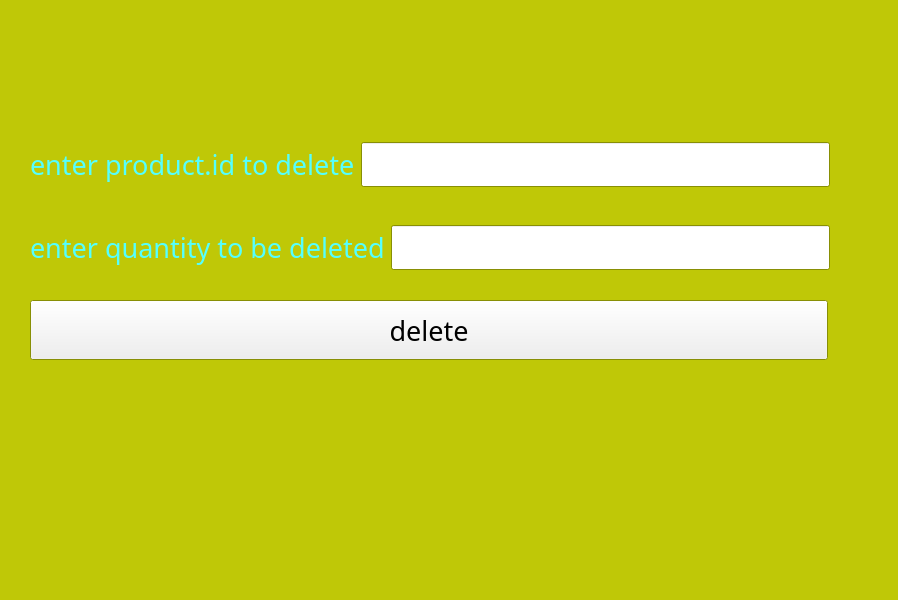
<?xml version="1.0" encoding="UTF-8"?>
<ui version="4.0">
 <class>MainWindow</class>
 <widget class="QMainWindow" name="MainWindow">
  <property name="geometry">
   <rect>
    <x>0</x>
    <y>0</y>
    <width>898</width>
    <height>600</height>
   </rect>
  </property>
  <property name="palette">
   <palette>
    <active>
     <colorrole role="WindowText">
      <brush brushstyle="SolidPattern">
       <color alpha="255">
        <red>85</red>
        <green>255</green>
        <blue>255</blue>
       </color>
      </brush>
     </colorrole>
     <colorrole role="Base">
      <brush brushstyle="SolidPattern">
       <color alpha="255">
        <red>255</red>
        <green>255</green>
        <blue>255</blue>
       </color>
      </brush>
     </colorrole>
     <colorrole role="Window">
      <brush brushstyle="SolidPattern">
       <color alpha="255">
        <red>191</red>
        <green>200</green>
        <blue>7</blue>
       </color>
      </brush>
     </colorrole>
    </active>
    <inactive>
     <colorrole role="WindowText">
      <brush brushstyle="SolidPattern">
       <color alpha="255">
        <red>85</red>
        <green>255</green>
        <blue>255</blue>
       </color>
      </brush>
     </colorrole>
     <colorrole role="Base">
      <brush brushstyle="SolidPattern">
       <color alpha="255">
        <red>255</red>
        <green>255</green>
        <blue>255</blue>
       </color>
      </brush>
     </colorrole>
     <colorrole role="Window">
      <brush brushstyle="SolidPattern">
       <color alpha="255">
        <red>191</red>
        <green>200</green>
        <blue>7</blue>
       </color>
      </brush>
     </colorrole>
    </inactive>
    <disabled>
     <colorrole role="WindowText">
      <brush brushstyle="SolidPattern">
       <color alpha="255">
        <red>120</red>
        <green>120</green>
        <blue>120</blue>
       </color>
      </brush>
     </colorrole>
     <colorrole role="Base">
      <brush brushstyle="SolidPattern">
       <color alpha="255">
        <red>191</red>
        <green>200</green>
        <blue>7</blue>
       </color>
      </brush>
     </colorrole>
     <colorrole role="Window">
      <brush brushstyle="SolidPattern">
       <color alpha="255">
        <red>191</red>
        <green>200</green>
        <blue>7</blue>
       </color>
      </brush>
     </colorrole>
    </disabled>
   </palette>
  </property>
  <property name="font">
   <font>
    <family>Calibri Light</family>
    <pointsize>20</pointsize>
   </font>
  </property>
  <property name="windowTitle">
   <string>MainWindow</string>
  </property>
  <widget class="QWidget" name="centralwidget">
   <widget class="QPushButton" name="delb">
    <property name="geometry">
     <rect>
      <x>30</x>
      <y>300</y>
      <width>798</width>
      <height>60</height>
     </rect>
    </property>
    <property name="text">
     <string>delete</string>
    </property>
   </widget>
   <widget class="QWidget" name="">
    <property name="geometry">
     <rect>
      <x>30</x>
      <y>110</y>
      <width>800</width>
      <height>194</height>
     </rect>
    </property>
    <layout class="QVBoxLayout" name="verticalLayout">
     <item>
      <layout class="QHBoxLayout" name="horizontalLayout">
       <item>
        <widget class="QLabel" name="label">
         <property name="palette">
          <palette>
           <active>
            <colorrole role="Text">
             <brush brushstyle="SolidPattern">
              <color alpha="255">
               <red>255</red>
               <green>85</green>
               <blue>0</blue>
              </color>
             </brush>
            </colorrole>
            <colorrole role="Base">
             <brush brushstyle="SolidPattern">
              <color alpha="255">
               <red>255</red>
               <green>170</green>
               <blue>255</blue>
              </color>
             </brush>
            </colorrole>
           </active>
           <inactive>
            <colorrole role="Text">
             <brush brushstyle="SolidPattern">
              <color alpha="255">
               <red>255</red>
               <green>85</green>
               <blue>0</blue>
              </color>
             </brush>
            </colorrole>
            <colorrole role="Base">
             <brush brushstyle="SolidPattern">
              <color alpha="255">
               <red>255</red>
               <green>170</green>
               <blue>255</blue>
              </color>
             </brush>
            </colorrole>
           </inactive>
           <disabled>
            <colorrole role="Text">
             <brush brushstyle="SolidPattern">
              <color alpha="255">
               <red>120</red>
               <green>120</green>
               <blue>120</blue>
              </color>
             </brush>
            </colorrole>
            <colorrole role="Base">
             <brush brushstyle="SolidPattern">
              <color alpha="255">
               <red>191</red>
               <green>200</green>
               <blue>7</blue>
              </color>
             </brush>
            </colorrole>
           </disabled>
          </palette>
         </property>
         <property name="text">
          <string>enter product.id to delete</string>
         </property>
        </widget>
       </item>
       <item>
        <widget class="QLineEdit" name="pnamedel"/>
       </item>
      </layout>
     </item>
     <item>
      <layout class="QHBoxLayout" name="horizontalLayout_2">
       <item>
        <widget class="QLabel" name="label_2">
         <property name="palette">
          <palette>
           <active>
            <colorrole role="Base">
             <brush brushstyle="SolidPattern">
              <color alpha="255">
               <red>255</red>
               <green>194</green>
               <blue>218</blue>
              </color>
             </brush>
            </colorrole>
           </active>
           <inactive>
            <colorrole role="Base">
             <brush brushstyle="SolidPattern">
              <color alpha="255">
               <red>255</red>
               <green>194</green>
               <blue>218</blue>
              </color>
             </brush>
            </colorrole>
           </inactive>
           <disabled>
            <colorrole role="Base">
             <brush brushstyle="SolidPattern">
              <color alpha="255">
               <red>191</red>
               <green>200</green>
               <blue>7</blue>
              </color>
             </brush>
            </colorrole>
           </disabled>
          </palette>
         </property>
         <property name="text">
          <string>enter quantity to be deleted</string>
         </property>
        </widget>
       </item>
       <item>
        <widget class="QLineEdit" name="pqdel"/>
       </item>
      </layout>
     </item>
    </layout>
   </widget>
  </widget>
 </widget>
 <resources/>
 <connections/>
</ui>
